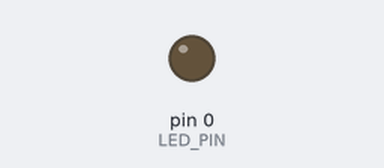
This sketch was run on a simulated Arduino Uno, built with avr-gcc and run on an emulated ATmega328P. Parts: output pins drawn as LEDs (lit = HIGH).

Above: at 0.3 s.
At 4.6 s:
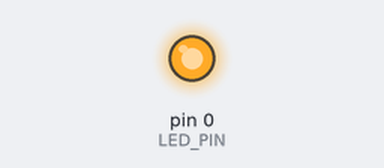
Timing chart, 0 to 7.0 s (numbered marks = the images above):
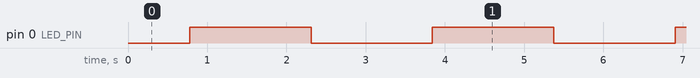

Measured:
- by itself, pin 0 (LED_PIN): alternates HIGH for 1.5 s and LOW for 1.5 s

The sketch:

gemma_led_fade.ino
```cpp
/* LED_PIN must support PWM (pins identified with tilde ~) */
const int LED_PIN = 0;

int brightness = 0;    // store current brightness
int fadeAmount = 5;    // how many points to fade the LED by

void setup() {
  pinMode(LED_PIN, OUTPUT);
}

void loop() {
  analogWrite(LED_PIN, brightness);

  // change the brightness for next time through the loop
  brightness = brightness + fadeAmount;

  // reverse the direction of the fading at the ends of the fade
  if (brightness == 0 || brightness == 255) {
    fadeAmount = -fadeAmount ;
  }

  // wait to see the dimming effect
  delay(30);
}
```
